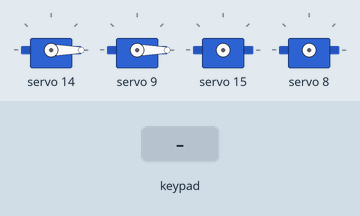
Simulated run of this sketch. Board: Arduino Uno, built with avr-gcc and run on an emulated ATmega328P. Shown: 4 × servo. The inputs (shaded band) are chosen by the test bench. What the sketch prints to the serial monitor is not drawn.

Above: at 1.2 s.
1.3 s: key 'U' pressed
2.8 s: key 'D' pressed
At 3.0 s:
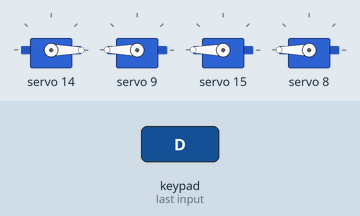
4.7 s: key 'L' pressed
At 4.9 s:
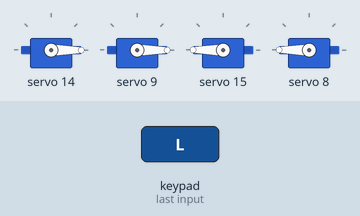
6.6 s: key 'R' pressed
At 6.8 s:
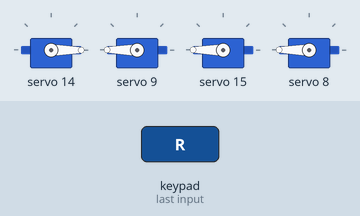
Timing chart, 0 to 9.5 s (numbered marks = the images above; inputs shaded):
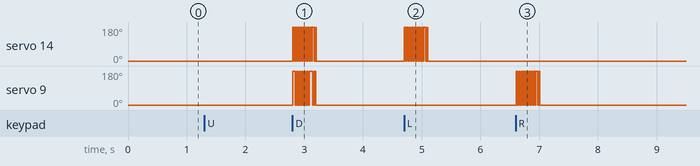

Measured:
- after the input at 2.8 s, servo 14: alternates 180° for 0.02 s and 0° for 0.02 s, 20 changes in all, then stays 0°, starting at once; servo 9: alternates 180° for 0.02 s and 0° for 0.02 s, 16 changes in all, then stays 0°, starting at once
- after the input at 4.7 s, servo 14: alternates 180° for 0.02 s and 0° for 0.02 s, 20 changes in all, then stays 0°, starting at once
- after the input at 6.6 s, servo 9: alternates 180° for 0.02 s and 0° for 0.02 s, 20 changes in all, then stays 0°, starting at once

The sketch:

sketch_sep6a.ino
```cpp
// Import headers của các thư viện
#include <PS2X_lib.h>
#include <Adafruit_PWMServoDriver.h>
#include <Wire.h>

// Set up các chân tín hiệu của tay cầm PS2
#define PS2_DAT 12
#define PS2_CMD 13
#define PS2_CLK 14
#define PS2_ATT 15

// Kênh PWM (Chân của các servo và DC motor) điều khiển động cơ (Số chân của động cơ DC hay servo đều gấp đôi số kênh của động cơ đó) (Nếu vẫn sai chân thì invert lại)
// Kênh PWM cho chân thuận (Tay phải)
#define PWM_DC1A 14
#define PWM_DC1B 15
#define PWM_DC4A 12
#define PWM_DC4B 13

// Kenh PWM cho chân ngược (Tay trái)
#define PWM_DC2A 8
#define PWM_DC2B 9
#define PWM_DC3A 10
#define PWM_DC3B 11

// Kenh PWM cho servo
#define PWM_SERVO0 2
#define PWM_SERVO1 3
#define PWM_SERVO2 4
#define PWM_SERVO3 5
#define PWM_SERVO4 6
#define PWM_SERVO5 7

// Động cơ DC
#define MOT_LEFT 1
#define MOT_RIGHT 2
#define MOT_INTAKE 3

// set tốc độ động cơ
#define SPD_FAST 2047
#define SPD_MAX 4095

// Độ rộng xung cho servo 360 (đã calibrate)
#define SRV_360_T1 698  // độ rộng xung mà tại đó servo quay nhanh nhất theo 1 chiều
#define SRV_360_T2 1362 // biên dưới của khoảng servo dừng quay
#define SRV_360_T3 1440 // biên trên của khoảng servo dừng quay
#define SRV_360_T4 2104 // độ rộng xung mà tại đó servo quay nhanh nhất theo chiều còn lại

// Cổng của servo
#define SRV_INTAKE 7
#define SRV_WHEEL 6

// Tốc độ động cơ
#define SPD_INTAKE 100 // servo
#define SPD_WHEEL 90

// Khai báo linh kiện
Adafruit_PWMServoDriver pwm; // Hoặc Adafruit_PWMServoDriver pwm = new Adafruit_PWMServoDriver();
PS2X ps2;

void setup()
{                         // Hàm set up chạy khởi tạo một lần khi khởi động mạch
    Serial.begin(115200); // Bật serial monitor ở tốc độ 115200

    Serial.println("Mastodon's BanhMi Connected To PC. Proceeding to connect PS2 Controller");

    while (ps2.config_gamepad(PS2_CLK, PS2_CMD, PS2_ATT, PS2_DAT) != 0)
    {
        Serial.println("Err: PS2 Controller Not Connected");
        delay(500);
    } // Check xem có chân tín hiệu nào của điều khiển nhận đc hay ko

    Serial.println("Controller works normally");

    pwm.begin();                          // Khởi tạo xung pwm
    pwm.setOscillatorFrequency(27000000); // Đặt tần số xung trong PCA9685 là 27000000 (27MHz) (27 triệu)
    pwm.setPWMFreq(50);                   // Đặt tần số giao động trên chân tối đa 50Hz (Để dùng cho cả Servo) (Pulse Width Modulation)
}

void ctrl_dc(uint8_t motor, int16_t speed)
{
    switch (motor)
    {
    case 1:                                                 // Cho bánh bên tay trái
        pwm.setPWM(PWM_DC1A, 0, ((speed > 0) ? speed : 0)); // Kênh PWM_DC1A, vị trí bắt đầu = 0, xung của 1 chiều là 50% đạt được sau thời gian = 2047 micro second
        pwm.setPWM(PWM_DC1B, 0, ((speed < 0) ? (-speed) : 0));
        break;
    case 2: // Cho bánh bên tay trái
        pwm.setPWM(PWM_DC2A, 0, ((speed > 0) ? speed : 0));
        pwm.setPWM(PWM_DC2B, 0, ((speed < 0) ? (-speed) : 0));
        break;
    case 3: // Cho bánh bên tay phải
        pwm.setPWM(PWM_DC3A, 0, ((speed > 0) ? speed : 0));
        pwm.setPWM(PWM_DC3B, 0, ((speed < 0) ? (-speed) : 0));
        break;
    case 4:
        pwm.setPWM(PWM_DC4A, 0, ((speed > 0) ? speed : 0));
        pwm.setPWM(PWM_DC4B, 0, ((speed < 0) ? (-speed) : 0));
        break;
    }
}

// Hàm điều khiển vị trí servo 180 (nhận số động cơ servo từ 0->4 ứng với kênh PWM 8->12, giá trị góc từ 0 đến 180)
void ctrl_servo180(uint8_t motor, float angle)
{
    uint16_t us = (uint16_t)(1000 * (1.0 + angle / 180.0));
    switch (motor)
    {
    case 0:
        pwm.writeMicroseconds(PWM_SERVO0, us);
        break; // writeMicrosecond dùng để cho Servo biét cần phải quay bao nhiều ms để quay đc 1 góc cần và đủ
    case 1:
        pwm.writeMicroseconds(PWM_SERVO1, us);
        break;
    case 2:
        pwm.writeMicroseconds(PWM_SERVO2, us);
        break;
    case 3:
        pwm.writeMicroseconds(PWM_SERVO3, us);
        break;
    case 4:
        pwm.writeMicroseconds(PWM_SERVO4, us);
        break;
    }
}

// Hàm điều khiển tốc độ servo 360 (nhận số động cơ servo từ 0->4 ứng với kênh PWM 8->12, giá trị tốc độ từ -100 đến 100)
void ctrl_servo360(uint8_t motor, float speed)
{
    uint16_t us = (SRV_360_T2 + SRV_360_T3) / 2;
    if (speed > 0)
        us = SRV_360_T3 + (speed / 100) * (SRV_360_T4 - SRV_360_T3);
    else if (speed < 0)
        us = SRV_360_T2 + (speed / 100) * (SRV_360_T2 - SRV_360_T1);
    switch (motor)
    {
    case 0:
        pwm.writeMicroseconds(PWM_SERVO0, us);
        break;
    case 1:
        pwm.writeMicroseconds(PWM_SERVO1, us);
        break;
    case 2:
        pwm.writeMicroseconds(PWM_SERVO2, us);
        break;
    case 3:
        pwm.writeMicroseconds(PWM_SERVO3, us);
        break;
    case 4:
        pwm.writeMicroseconds(PWM_SERVO4, us);
        break;
    }
}

void loop()
{
    // put your main code here, to run repeatedly:

    ps2.read_gamepad(); // Khởi tạo đọc từ điều kiển bằng hàm read_gamepad()

    // Define Motor And Control Motor:
    ctrl_dc(MOT_LEFT, map(ps2.Analog(PSS_LY), 0, 255, -SPD_FAST, SPD_FAST));
    ctrl_dc(MOT_RIGHT, map(ps2.Analog(PSS_RY), 0, 255, SPD_FAST, -SPD_FAST));

    // Intake control:

    // R1 for forward intake roll
    if (ps2.Button(PSB_R1))
    {
        ctrl_dc(MOT_INTAKE, (true) ? 0 : SPD_MAX);
    }

    // R1 for backward intake roll
    if (ps2.Button(PSB_R2))
    {
        ctrl_dc(MOT_INTAKE, (true) ? SPD_MAX : 0);
    }

    // For turning intake clockwise and counter-clockwise
    if (ps2.Button(PSB_L1))
    {
        ctrl_dc(MOT_INTAKE, (true) ? 0 : -SPD_MAX);
    }

    if (ps2.Button(PSB_L2))
    {
        ctrl_dc(MOT_INTAKE, (true) ? -SPD_MAX : 0);
    }

    if (ps2.Button(PSB_R2))
    {
        ctrl_dc(MOT_INTAKE, (true) ? SPD_MAX : 0);
    }

    // Define and Control Cannon:
    if (ps2.Button(PSB_PAD_DOWN))
    {
      ctrl_dc(MOT_LEFT, (true) ? SPD_MAX : SPD_MAX);
      ctrl_dc(MOT_RIGHT, (true) ? -SPD_MAX : -SPD_MAX);
    }
    if (ps2.Button(PSB_PAD_UP))
    {
      ctrl_dc(MOT_LEFT, (true) ? -SPD_MAX : -SPD_MAX);
      ctrl_dc(MOT_RIGHT, (true) ? SPD_MAX : SPD_MAX);
    }
    if (ps2.Button(PSB_PAD_LEFT))
    {
      ctrl_dc(MOT_LEFT, (true) ? SPD_MAX : SPD_MAX);
      ctrl_dc(MOT_RIGHT, (true) ? SPD_MAX : SPD_MAX);
    }
    if (ps2.Button(PSB_PAD_RIGHT))
    {
      ctrl_dc(MOT_LEFT, (true) ? -SPD_MAX : -SPD_MAX);
      ctrl_dc(MOT_RIGHT, (true) ? -SPD_MAX : -SPD_MAX);
    }
}
```
